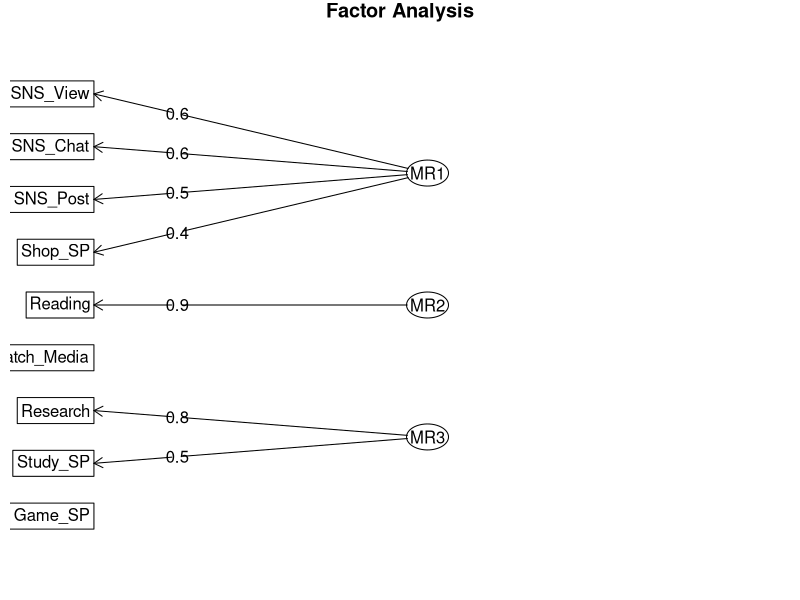
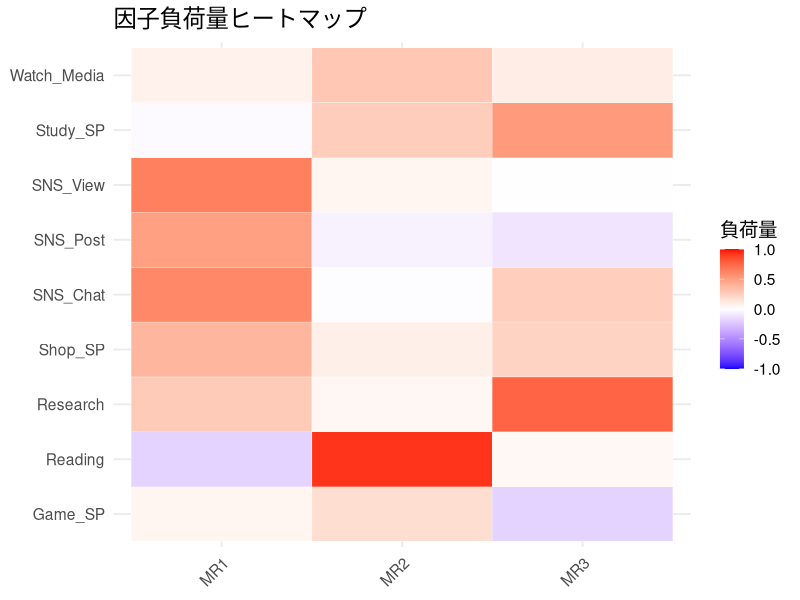

Write the R code that produced these figures, in order.
library(readxl)
exceldata <- read_excel("data/exceldata_170_1119.xlsx", sheet = "Sheet1")
View(exceldata)

X <- exceldata[, c("Game_SP","SNS_Chat","SNS_View","SNS_Post",
            "Watch_Media","Reading","Study_SP","Research","Shop_SP")]

# 固有値の確認（因子数の決定）
eigen_values <- eigen(cor(X))$values
eigen_values

library(psych)


# 抽出方法: "minres" (残差最小法) 
# 因子数: nfactors=3 (3因子を抽出)
# 回転方法: rotate="varimax" (直交回転のバリマックス)
fa_result <- fa(r = X,
                nfactors = 3, 
                fm = "minres", 
                rotate = "varimax")

# 結果の表示
fa_result

# 詳細な結果の表示（負荷量のグラフ化）
# cut (負荷量の表示しきい値)
fa.diagram(fa_result, cut = 0.3)

# 因子得点
factor_scores <- fa_result$scores

# 因子負荷量のヒートマップ
# 必要なパッケージ
library(ggplot2)
library(reshape2)

# 因子負荷量を抽出（loadings を数値行列として取り出す）
loadings <- as.data.frame(unclass(fa_result$loadings))

# 因子（列）を指定（MR1〜MR3を使用）
loadings <- loadings[, 1:3]

# 項目名を列に追加
loadings$item <- rownames(loadings)

# long形式に変換（ggplot用）
df_plot <- melt(loadings, id = "item")

# ヒートマップ描画
ggplot(df_plot, aes(x = variable, y = item, fill = value)) +
  geom_tile(color = "white") +
  scale_fill_gradient2(
    low = "blue",
    mid = "white",
    high = "red",
    midpoint = 0,
    limits = c(-1, 1)
  ) +
  theme_minimal(base_size = 14) +
  theme(
    axis.text.x = element_text(angle = 45, hjust = 1),
    axis.title.x = element_blank(),
    axis.title.y = element_blank()
  ) +
  labs(
    title = "因子負荷量ヒートマップ",
    fill = "負荷量"
  )


# クラスター分析


